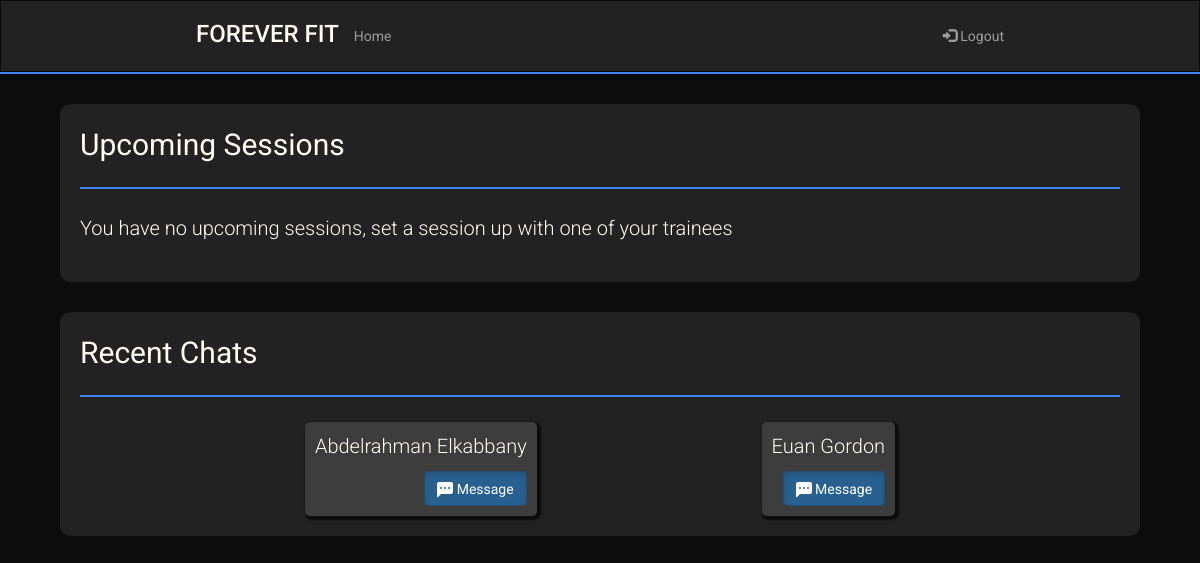
The page /Home (signed in) on the database as committed earlier.
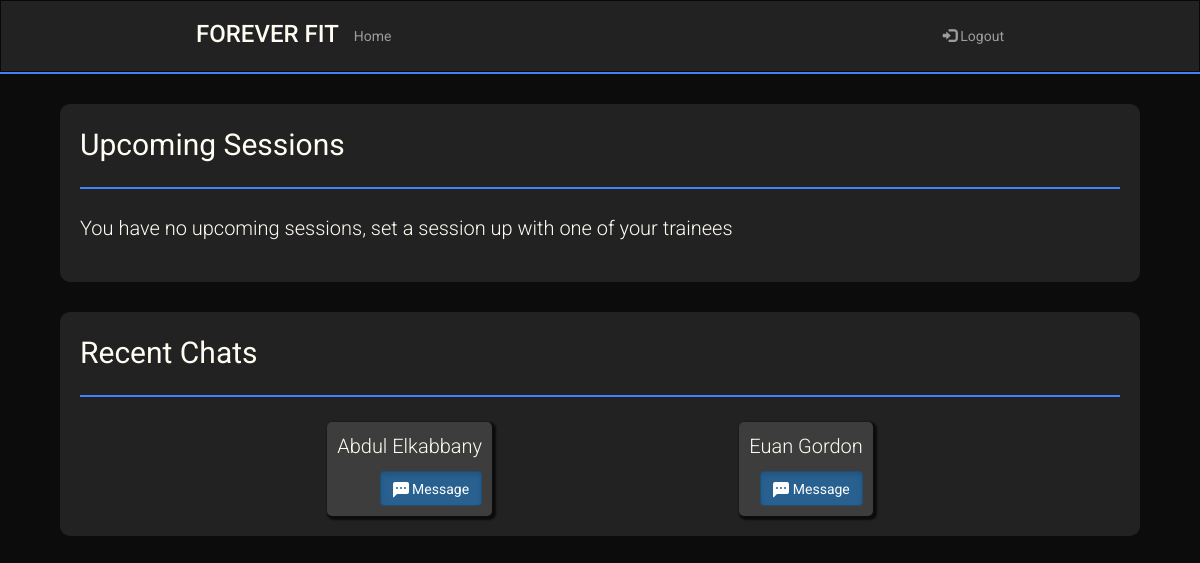
The same page on the database as committed later.
### sql_db.py (models this page shows)
class UserRooms(UserMixin,db.Model):
    __tablename__ = 'user_rooms'
    id = db.Column(db.Integer, primary_key = True, autoincrement = True)
    trainee_username = db.Column(db.String(80),db.ForeignKey('user.username'))
    trainee_fname = db.Column(db.String(80))
    trainee_lname = db.Column(db.String(80))
    trainer_username = db.Column(db.String(80),db.ForeignKey('user.username'))
    trainer_fname = db.Column(db.String(80))
    trainer_lname = db.Column(db.String(80))

### routes.py (the view)
@app.route('/Home')
def Home():
    if(current_user.isTrainer != True):
        recent_rooms = get_limit_rooms_by_trainee_id(current_user.username,2)
        return render_template('home.html',recent_rooms=recent_rooms)
    else:
        recent_rooms = get_limit_rooms_by_trainer_id(current_user.username,2)
        return render_template('trainer-home.html',recent_rooms=recent_rooms)

### main.py (called while the page is built)
    @login.user_loader
    def load_user(uname):
        return User.query.get(uname)

### sql_db.py (called while the page is built)
def get_limit_rooms_by_trainer_id(uname,limit):
    return UserRooms.query.filter_by(trainer_username = uname).order_by(desc(UserRooms.id)).limit(limit).all()

### templates/trainer-home.html (shortened to what this page needs)
<!DOCTYPE html>
<html lang="en">
    <head>
        <link rel="stylesheet" href="https://maxcdn.bootstrapcdn.com/bootstrap/3.4.1/css/bootstrap.min.css" />
        <link rel="stylesheet" href="../static/main.css" />
    </head>
    <body>
        <header>
            <nav class="navbar navbar-inverse" style="border-radius: 0px; margin-bottom: 0px;">
                <div class="container-fluid">
                    <div class="navbar-header mobile-center">
                        <h3 class="logo" href="#">FOREVER FIT</h3>
                    </div>
                    <ul class="nav navbar-nav laptop">
                        <li><a href="/">Home</a></li>
                    </ul>
                    <ul class="nav navbar-nav navbar-right laptop">
                        <li>
                            <a href="/logout"><span class="glyphicon glyphicon-log-in"></span> Logout</a>
                        </li>
                    </ul>
                </div>
            </nav>
            <hr class="header-hr"/>
        </header>
        <main>
            <div class=" widget-holder">
                <div class="widget">
                    <div class="big">Upcoming Sessions</div>
                    <hr>
                    <div class="small">You have no upcoming sessions, set a session up with one of your trainees</div>
                    <br>
                </div>
                <div class="widget">
                    <div class="big">Recent Chats</div>
                    <hr>
                    {% if recent_rooms %}
                        <div class="flex-row">
                            {% for rooms in recent_rooms %}
                                <div class="home-trainer">
                                    <p class="small">{{rooms.trainee_fname}} {{rooms.trainee_lname}}</p>
                                    <a href="/chat/{{rooms.trainee_username}}" class="btn btn-primary active btn-right" role="button">
                                        Message
                                    </a>
                                </div>
                            {% endfor %}
                        </div>
                    {% else %}
                        <div class="small">No recent chats, wait for a trainee to spot your profile and send you a message</div>
                        <br>
                    {%endif%}
                </div>
            </div>
        </main>
    </body>
</html>

Rows that differ between the two databases and show on the page:
no longer on this page (row edited): UserRooms: trainee_fname "Abdelrahman", trainee_lname "Elkabbany"
now on this page (row edited): UserRooms: trainee_fname "Abdul", trainee_lname "Elkabbany"
